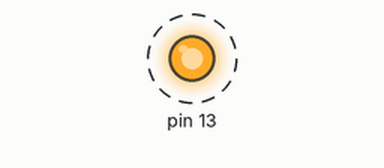
Simulated run of this sketch. Board: Arduino Uno, built with avr-gcc and run on an emulated ATmega328P. Parts: output pins drawn as LEDs (lit = HIGH). Dashed ring = blinking. What the sketch prints to the serial monitor is not drawn.

Above: at 0.5 s.
Timing chart, 0 to 4.6 s (numbered marks = the images above):
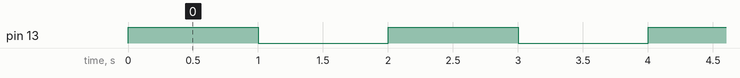

Measured:
- by itself, pin 13: alternates HIGH for 1.0 s and LOW for 1.0 s

The sketch:

sketch_jul30a.ino
```cpp
void setup() {
  // put your setup code here, to run once:
  Serial.begin(9600);
  Serial.println("connected");

  pinMode(13, OUTPUT);

}

void loop() {

  digitalWrite(13, HIGH);
  delay(1000);
  Serial.println(digitalRead(13));
  digitalWrite(13, LOW);
  delay(1000);
  Serial.println(digitalRead(13));
  // put your main code here, to run repeatedly:

}
```
